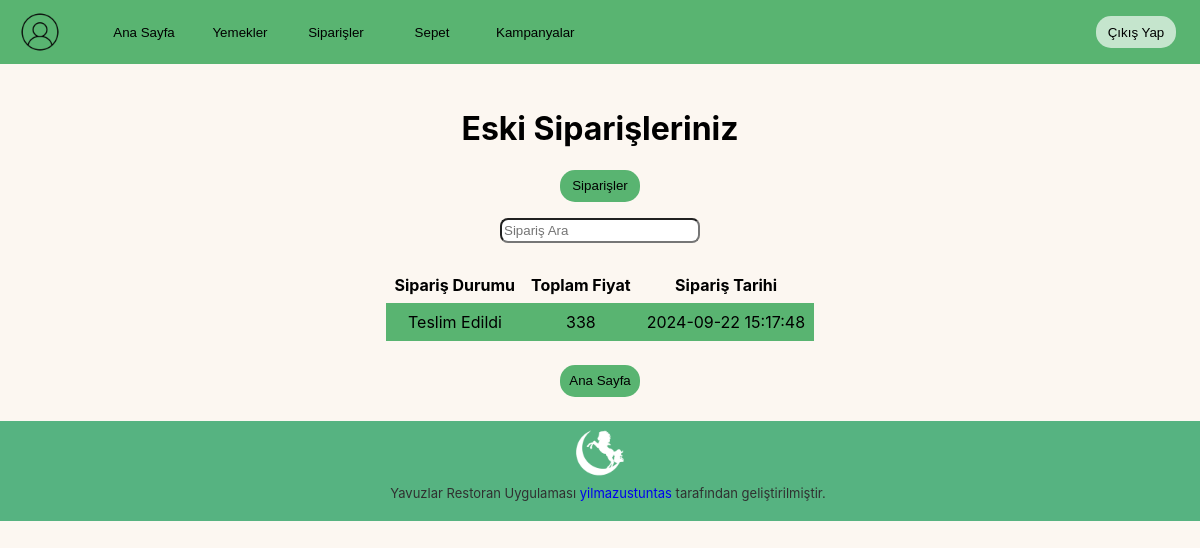
The page /app/old-orders.php (signed in) on the database as committed earlier.
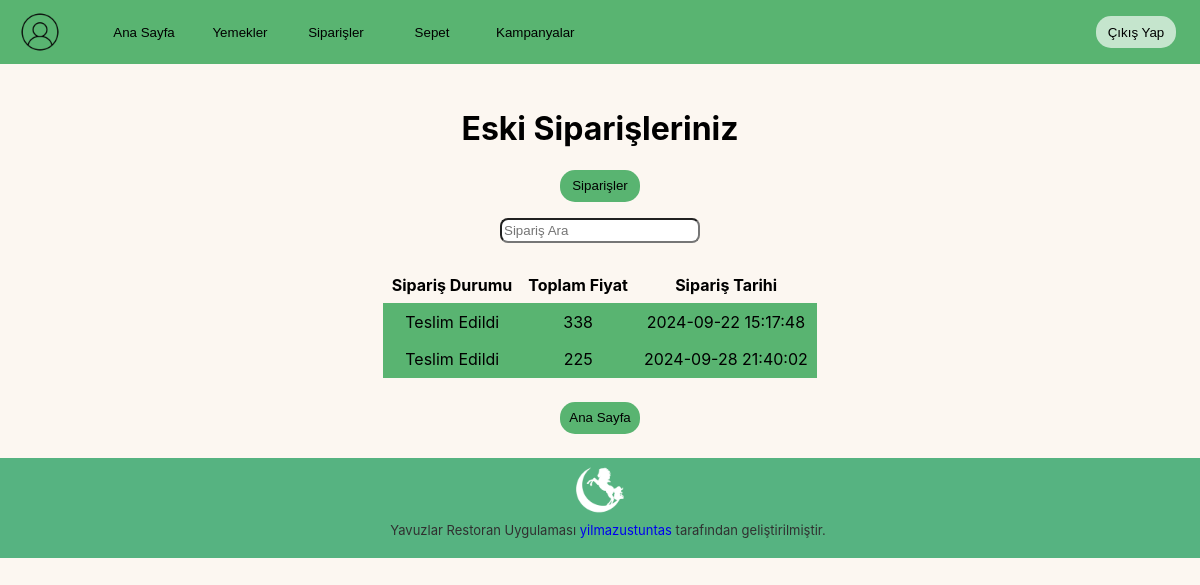
The same page on the database as committed later.
### tables this page shows
CREATE TABLE `order` (
  `id` int NOT NULL,
  `user_id` int NOT NULL,
  `order_status` int NOT NULL DEFAULT '0',
  `total_price` int NOT NULL,
  `created_at` datetime NOT NULL
);

### app/scripts/functions.php (called while the page is built)
<?php
function htmlclean($text)
{
    $text = preg_replace("'<script[^>]*>.*?</script>'si", '', $text);
    $text = preg_replace('/<a\s+.*?href="([^"]+)"[^>]*>([^<]+)<\/a>/is', '\2 (\1)', $text);
    $text = preg_replace('//', '', $text);
    $text = preg_replace('/{.+?}/', '', $text);
    $text = preg_replace('/&nbsp;/', ' ', $text);
    $text = preg_replace('/&amp;/', ' ', $text);
    $text = preg_replace('/&quot;/', ' ', $text);
    $text = strip_tags($text);
    $text = htmlspecialchars($text);
    return $text;
}

### app/controllers/customer-controller.php (called while the page is built, shortened)
<?php
require_once(__DIR__ . '/../scripts/functions.php');
function GetOrders($user_id)
{
    global $pdo;
    $user_id = htmlclean($user_id);
    $query = "SELECT * FROM `order` WHERE user_id =:user_id";
    $statement = $pdo->prepare($query);
    $statement->execute(["user_id" => $user_id]);
    return $statement->fetchAll(PDO::FETCH_ASSOC);
}

### app/old-orders.php (the view, shortened to what this page needs)
<?php
include "./controllers/auth-controller.php";
include "./controllers/customer-controller.php";
$orders = GetOrders($_SESSION['user_id']);
require_once "header.php";
?>
<!DOCTYPE html>
<html lang="en">
<head>
    <link rel="stylesheet" href="./public/css/style.css">
</head>
<body>
    <div class="centerDiv">
        <h1>Eski Siparişleriniz</h1>
        <a href="orders.php" class="container_obj b<?php echo $_SESSION['role']; ?>"><button style="border-radius: 15px; background-color: #59b471;">Siparişler</button></a>
        <?php
        $completed_orders = array_filter($orders, function ($order) {
            return $order['order_status'] == 2;
        });
        if (empty($completed_orders)) {
            echo "<p>Geçmişe dair herhangi bir eski sipariş bulunamadı.</p>";
        } else {
        ?>
            <div class="searchbox">
                <input style="border-radius: 8px; width: 200px; height: 25px;" type="search" id="searchbox" placeholder="Sipariş Ara" />
            </div>
            <table class="dataTable">
                <thead>
                    <tr>
                        <th>Sipariş Durumu</th>
                        <th>Toplam Fiyat</th>
                        <th>Sipariş Tarihi</th>
                    </tr>
                </thead>
                <tbody>
                    <?php foreach ($orders as $order): if ($order['order_status'] == 2) { ?>
                            <tr class="dataElement t<?php echo $_SESSION['role']; ?>">
                                <td>
                                    <p><?php switch ($order["order_status"]) {
                                            case 2:
                                                echo "Teslim Edildi";
                                                break;
                                        }
                                        ?></p>
                                </td>
                                <td>
                                    <p><?php echo $order["total_price"]; ?></p>
                                </td>
                                <td>
                                    <p><?php echo $order["created_at"]; ?></p>
                                </td>
                            </tr>
                    <?php }
                    endforeach ?>
                </tbody>
            </table>
        <?php } ?>
    </div>
    <div class="centerDiv">
        <a href="index.php"><button style="border-radius: 15px; background-color: #59b471;">Ana Sayfa</button></a>
    </div>
    <?php require_once "footer.php"; ?>
</body>
</html>

Rows that differ between the two databases and show on the page:
added order: order_status "Teslim Edildi", total_price "225", created_at "2024-09-28 21:40:02"
